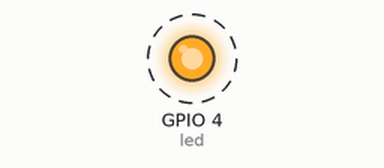
Bench run of a program on a simulated ESP8266 board running MicroPython. Shown: output pins drawn as LEDs (lit = HIGH). Dashed ring = blinking. At 10.0 s the program stops and its outputs stay as they are.

Above: at 0.5 s.
Timing chart, 0 to 4.6 s (numbered marks = the images above):
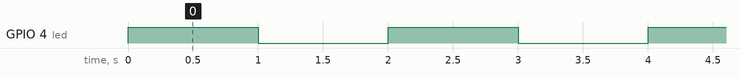

The program:

lab01_blinkLed.py
```python
from machine import Pin, Signal
from time import sleep

ledPin = 4
blinks = 5
sleepT = 1

# Set up
led = Signal(ledPin, Pin.OUT, invert=False)

# Blink the LED "blinks" times

for i in range(blinks):
    led.on()
    sleep(sleepT)
    led.off()
    sleep(sleepT)
```

Measured:
- by itself, GPIO 4 (led): alternates HIGH for 1.0 s and LOW for 1.0 s, 10 changes in all, then stays LOW
